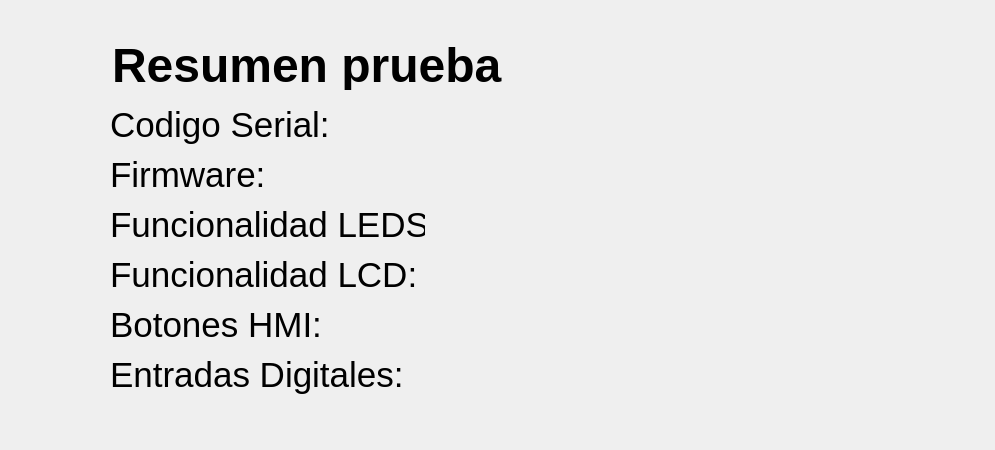
      <widget class="QWidget" name="page_10">
       <layout class="QGridLayout" name="gridLayout_13">
        <property name="leftMargin">
         <number>30</number>
        </property>
        <property name="topMargin">
         <number>30</number>
        </property>
        <property name="rightMargin">
         <number>0</number>
        </property>
        <property name="bottomMargin">
         <number>50</number>
        </property>
        <property name="spacing">
         <number>0</number>
        </property>
        <item row="0" column="0">
         <layout class="QVBoxLayout" name="verticalLayout_22">
          <item>
           <layout class="QHBoxLayout" name="horizontalLayout_61">
            <property name="spacing">
             <number>12</number>
            </property>
            <property name="leftMargin">
             <number>0</number>
            </property>
            <item>
             <widget class="QLabel" name="lblTest1_3">
              <property name="minimumSize">
               <size>
                <width>70</width>
                <height>70</height>
               </size>
              </property>
              <property name="maximumSize">
               <size>
                <width>70</width>
                <height>70</height>
               </size>
              </property>
              <property name="text">
               <string/>
              </property>
              <property name="pixmap">
               <pixmap resource="../resources/resources.qrc">:/resources/clipboard.png</pixmap>
              </property>
              <property name="scaledContents">
               <bool>true</bool>
              </property>
             </widget>
            </item>
            <item>
             <widget class="QLabel" name="lblCode_6">
              <property name="minimumSize">
               <size>
                <width>450</width>
                <height>50</height>
               </size>
              </property>
              <property name="maximumSize">
               <size>
                <width>16777215</width>
                <height>50</height>
               </size>
              </property>
              <property name="font">
               <font>
                <pointsize>36</pointsize>
                <weight>75</weight>
                <bold>true</bold>
               </font>
              </property>
              <property name="text">
               <string>Resumen prueba</string>
              </property>
             </widget>
            </item>
            <item>
             <spacer name="horizontalSpacer_50">
              <property name="orientation">
               <enum>Qt::Horizontal</enum>
              </property>
              <property name="sizeType">
               <enum>QSizePolicy::Fixed</enum>
              </property>
              <property name="sizeHint" stdset="0">
               <size>
                <width>328</width>
                <height>20</height>
               </size>
              </property>
             </spacer>
            </item>
           </layout>
          </item>
          <item>
           <layout class="QHBoxLayout" name="horizontalLayout_73">
            <property name="spacing">
             <number>10</number>
            </property>
            <property name="leftMargin">
             <number>20</number>
            </property>
            <item>
             <widget class="QLabel" name="lblCode_13">
              <property name="minimumSize">
               <size>
                <width>50</width>
                <height>50</height>
               </size>
              </property>
              <property name="maximumSize">
               <size>
                <width>60</width>
                <height>60</height>
               </size>
              </property>
              <property name="text">
               <string/>
              </property>
              <property name="pixmap">
               <pixmap resource="../resources/resources.qrc">:/resources/number-1 (1).png</pixmap>
              </property>
              <property name="scaledContents">
               <bool>true</bool>
              </property>
              <property name="wordWrap">
               <bool>false</bool>
              </property>
             </widget>
            </item>
            <item>
             <widget class="QLabel" name="label_32">
              <property name="minimumSize">
               <size>
                <width>315</width>
                <height>30</height>
               </size>
              </property>
              <property name="maximumSize">
               <size>
                <width>300</width>
                <height>100</height>
               </size>
              </property>
              <property name="font">
               <font>
                <pointsize>26</pointsize>
               </font>
              </property>
              <property name="text">
               <string>Codigo Serial:</string>
              </property>
             </widget>
            </item>
            <item>
             <widget class="QLabel" name="lblResumenCodigoSerial">
              <property name="minimumSize">
               <size>
                <width>560</width>
                <height>30</height>
               </size>
              </property>
              <property name="maximumSize">
               <size>
                <width>560</width>
                <height>100</height>
               </size>
              </property>
              <property name="font">
               <font>
                <pointsize>26</pointsize>
               </font>
              </property>
              <property name="text">
               <string/>
              </property>
             </widget>
            </item>
           </layout>
          </item>
          <item>
           <layout class="QHBoxLayout" name="horizontalLayout_124">
            <property name="spacing">
             <number>10</number>
            </property>
            <property name="leftMargin">
             <number>20</number>
            </property>
            <item>
             <widget class="QLabel" name="lblCode_14">
              <property name="minimumSize">
               <size>
                <width>50</width>
                <height>50</height>
               </size>
              </property>
              <property name="maximumSize">
               <size>
                <width>60</width>
                <height>60</height>
               </size>
              </property>
              <property name="text">
               <string/>
              </property>
              <property name="pixmap">
               <pixmap resource="../resources/resources.qrc">:/resources/number-2.png</pixmap>
              </property>
              <property name="scaledContents">
               <bool>true</bool>
              </property>
              <property name="wordWrap">
               <bool>false</bool>
              </property>
             </widget>
            </item>
            <item>
             <widget class="QLabel" name="label_33">
              <property name="minimumSize">
               <size>
                <width>315</width>
                <height>30</height>
               </size>
              </property>
              <property name="maximumSize">
               <size>
                <width>300</width>
                <height>100</height>
               </size>
              </property>
              <property name="font">
               <font>
                <pointsize>26</pointsize>
               </font>
              </property>
              <property name="text">
               <string>Firmware:</string>
              </property>
             </widget>
            </item>
            <item>
             <widget class="QLabel" name="lblResumenFirmware">
              <property name="minimumSize">
               <size>
                <width>560</width>
                <height>30</height>
               </size>
              </property>
              <property name="maximumSize">
               <size>
                <width>560</width>
                <height>100</height>
               </size>
              </property>
              <property name="font">
               <font>
                <pointsize>26</pointsize>
               </font>
              </property>
              <property name="text">
               <string/>
              </property>
             </widget>
            </item>
           </layout>
          </item>
          <item>
           <layout class="QHBoxLayout" name="horizontalLayout_126">
            <property name="spacing">
             <number>10</number>
            </property>
            <property name="leftMargin">
             <number>20</number>
            </property>
            <item>
             <widget class="QLabel" name="lblCode_15">
              <property name="minimumSize">
               <size>
                <width>50</width>
                <height>50</height>
               </size>
              </property>
              <property name="maximumSize">
               <size>
                <width>60</width>
                <height>60</height>
               </size>
              </property>
              <property name="text">
               <string/>
              </property>
              <property name="pixmap">
               <pixmap resource="../resources/resources.qrc">:/resources/number-3.png</pixmap>
              </property>
              <property name="scaledContents">
               <bool>true</bool>
              </property>
              <property name="wordWrap">
               <bool>false</bool>
              </property>
             </widget>
            </item>
            <item>
             <widget class="QLabel" name="label_34">
              <property name="minimumSize">
               <size>
                <width>315</width>
                <height>30</height>
               </size>
              </property>
              <property name="maximumSize">
               <size>
                <width>300</width>
                <height>100</height>
               </size>
              </property>
              <property name="font">
               <font>
                <pointsize>26</pointsize>
               </font>
              </property>
              <property name="text">
               <string>Funcionalidad LEDS:</string>
              </property>
             </widget>
            </item>
            <item>
             <widget class="QLabel" name="lblResumenLEDS">
              <property name="minimumSize">
               <size>
                <width>560</width>
                <height>30</height>
               </size>
              </property>
              <property name="maximumSize">
               <size>
                <width>560</width>
                <height>100</height>
               </size>
              </property>
              <property name="font">
               <font>
                <pointsize>26</pointsize>
               </font>
              </property>
              <property name="text">
               <string/>
              </property>
             </widget>
            </item>
           </layout>
          </item>
          <item>
           <layout class="QHBoxLayout" name="horizontalLayout_127">
            <property name="spacing">
             <number>10</number>
            </property>
            <property name="leftMargin">
             <number>20</number>
            </property>
            <item>
             <widget class="QLabel" name="lblCode_16">
              <property name="minimumSize">
               <size>
                <width>50</width>
                <height>50</height>
               </size>
              </property>
              <property name="maximumSize">
               <size>
                <width>60</width>
                <height>60</height>
               </size>
              </property>
              <property name="text">
               <string/>
              </property>
              <property name="pixmap">
               <pixmap resource="../resources/resources.qrc">:/resources/number-4.png</pixmap>
              </property>
              <property name="scaledContents">
               <bool>true</bool>
              </property>
              <property name="wordWrap">
               <bool>false</bool>
              </property>
             </widget>
            </item>
            <item>
             <widget class="QLabel" name="label_35">
              <property name="minimumSize">
               <size>
                <width>315</width>
                <height>30</height>
               </size>
              </property>
              <property name="maximumSize">
               <size>
                <width>300</width>
                <height>100</height>
               </size>
              </property>
              <property name="font">
               <font>
                <pointsize>26</pointsize>
               </font>
              </property>
              <property name="text">
               <string>Funcionalidad LCD:</string>
              </property>
             </widget>
            </item>
            <item>
             <widget class="QLabel" name="lblResumenLCD">
              <property name="minimumSize">
               <size>
                <width>560</width>
                <height>30</height>
               </size>
              </property>
              <property name="maximumSize">
               <size>
                <width>560</width>
                <height>100</height>
               </size>
              </property>
              <property name="font">
               <font>
                <pointsize>26</pointsize>
               </font>
              </property>
              <property name="text">
               <string/>
              </property>
             </widget>
            </item>
           </layout>
          </item>
          <item>
           <layout class="QHBoxLayout" name="horizontalLayout_128">
            <property name="spacing">
             <number>10</number>
            </property>
            <property name="leftMargin">
             <number>20</number>
            </property>
            <item>
             <widget class="QLabel" name="lblCode_17">
              <property name="minimumSize">
               <size>
                <width>50</width>
                <height>50</height>
               </size>
              </property>
              <property name="maximumSize">
               <size>
                <width>60</width>
                <height>60</height>
               </size>
              </property>
              <property name="text">
               <string/>
              </property>
              <property name="pixmap">
               <pixmap resource="../resources/resources.qrc">:/resources/number-5.png</pixmap>
              </property>
              <property name="scaledContents">
               <bool>true</bool>
              </property>
              <property name="wordWrap">
               <bool>false</bool>
              </property>
             </widget>
            </item>
            <item>
             <widget class="QLabel" name="label_54">
              <property name="minimumSize">
               <size>
                <width>315</width>
                <height>30</height>
               </size>
              </property>
              <property name="maximumSize">
               <size>
                <width>300</width>
                <height>100</height>
               </size>
              </property>
              <property name="font">
               <font>
                <pointsize>26</pointsize>
               </font>
              </property>
              <property name="text">
               <string>Botones HMI:</string>
              </property>
             </widget>
            </item>
            <item>
             <widget class="QLabel" name="lblResumenBotones">
              <property name="minimumSize">
               <size>
                <width>560</width>
                <height>30</height>
               </size>
              </property>
              <property name="maximumSize">
               <size>
                <width>560</width>
                <height>100</height>
               </size>
              </property>
              <property name="font">
               <font>
                <pointsize>26</pointsize>
               </font>
              </property>
              <property name="text">
               <string/>
              </property>
             </widget>
            </item>
           </layout>
          </item>
          <item>
           <layout class="QHBoxLayout" name="horizontalLayout_129">
            <property name="spacing">
             <number>10</number>
            </property>
            <property name="leftMargin">
             <number>20</number>
            </property>
            <item>
             <widget class="QLabel" name="lblCode_19">
              <property name="minimumSize">
               <size>
                <width>50</width>
                <height>50</height>
               </size>
              </property>
              <property name="maximumSize">
               <size>
                <width>60</width>
                <height>60</height>
               </size>
              </property>
              <property name="text">
               <string/>
              </property>
              <property name="pixmap">
               <pixmap resource="../resources/resources.qrc">:/resources/number-6.png</pixmap>
              </property>
              <property name="scaledContents">
               <bool>true</bool>
              </property>
              <property name="wordWrap">
               <bool>false</bool>
              </property>
             </widget>
            </item>
            <item>
             <widget class="QLabel" name="label_58">
              <property name="minimumSize">
               <size>
                <width>315</width>
                <height>30</height>
               </size>
              </property>
              <property name="maximumSize">
               <size>
                <width>300</width>
                <height>100</height>
               </size>
              </property>
              <property name="font">
               <font>
                <pointsize>26</pointsize>
               </font>
              </property>
              <property name="text">
               <string>Entradas Digitales:</string>
              </property>
             </widget>
            </item>
            <item>
             <widget class="QLabel" name="lblResumeDigitalInputs">
              <property name="minimumSize">
               <size>
                <width>560</width>
                <height>30</height>
               </size>
              </property>
              <property name="maximumSize">
               <size>
                <width>560</width>
                <height>100</height>
               </size>
              </property>
              <property name="font">
               <font>
                <pointsize>26</pointsize>
               </font>
              </property>
              <property name="text">
               <string/>
              </property>
             </widget>
            </item>
           </layout>
          </item>
         </layout>
        </item>
       </layout>
      </widget>
